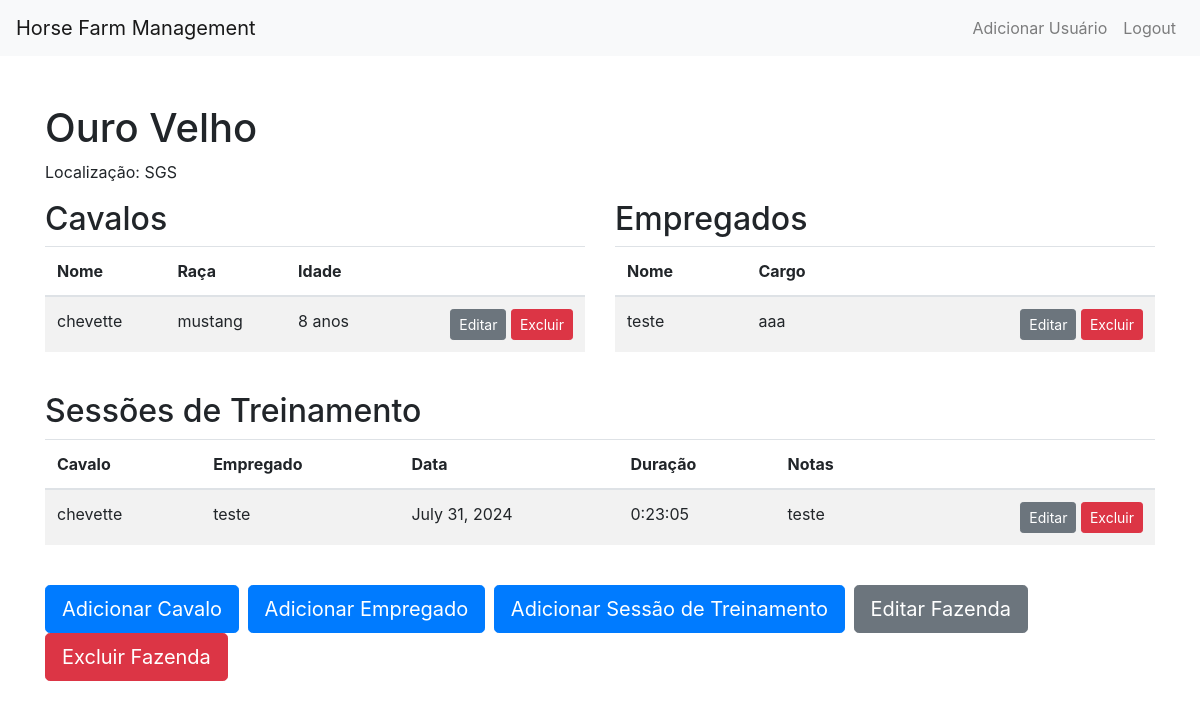
Page /farm/7/ (signed in) on the committed database.
### farm/models.py (models this page shows, shortened)
class Farm(models.Model):
    name = models.CharField(max_length=100)
    location = models.CharField(max_length=100)
    owner = models.ForeignKey(User, on_delete=models.CASCADE)

class Horse(models.Model):
    name = models.CharField(max_length=100)
    breed = models.CharField(max_length=100)
    age = models.IntegerField()
    farm = models.ForeignKey(Farm, on_delete=models.CASCADE, default=None, blank=True, null=True)
    employees = models.ManyToManyField('Employee', through='TrainingSession')

class Employee(models.Model):
    name = models.CharField(max_length=100)
    position = models.CharField(max_length=100)
    horses = models.ManyToManyField(Horse, through='TrainingSession')
    farm = models.ForeignKey(Farm, on_delete=models.CASCADE, default=None, blank=True, null=True)

class TrainingSession(models.Model):
    horse = models.ForeignKey(Horse, on_delete=models.CASCADE)
    employee = models.ForeignKey(Employee, on_delete=models.CASCADE)
    date = models.DateField()
    duration = models.DurationField()  # Duração do treinamento
    notes = models.TextField(blank=True, null=True)  # Notas sobre a sessão

### farm/views.py (the view)
# urls.py: path('farm/<int:farm_id>/', views.farm_detail, name='farm_detail'),
@login_required
def farm_detail(request, farm_id):
    farm = get_object_or_404(Farm, id=farm_id)
    if not request.user.is_superuser and farm.owner != request.user:
        return redirect('home')
    farm.horses = Horse.objects.filter(farm=farm)  # Obtém os cavalos associados à fazenda
    farm.employees = Employee.objects.filter(farm=farm)  # Obtém os funcionários associados à fazenda
    farm.trainingsession_set = TrainingSession.objects.filter(horse__farm=farm, employee__farm=farm)
    return render(request, 'farm_detail.html', {'farm': farm})

### farm/templates/farm_detail.html (shortened to what this page needs)
{% extends 'base.html' %}
{% block content %}
<h1>{{ farm.name }}</h1>
<p>Localização: {{ farm.location }}</p>
<div class="row">
    <div class="col-md-6">
        <h2>Cavalos</h2>
        <div class="table-responsive" style="max-height: 300px; overflow-y: auto;">
            <table class="table table-striped">
                <thead>
                    <tr>
                        <th scope="col">Nome</th>
                        <th scope="col">Raça</th>
                        <th scope="col">Idade</th>
                        <th scope="col"></th>
                    </tr>
                </thead>
                <tbody>
                {% for horse in farm.horses.all %}
                    <tr>
                        <td scope="row">{{ horse.name }}</td>
                        <td>{{ horse.breed }}</td>
                        <td>{{ horse.age }} anos</td>
                        <td class="text-right">
                            <a class="btn btn-secondary btn-sm" href="{% url 'edit_horse' farm.id horse.id %}">Editar</a>
                            <form method="post" action="{% url 'delete_horse' farm.id horse.id %}" style="display:inline;">
                                <button type="submit" class="btn btn-danger btn-sm">Excluir</button>
                            </form>
                        </td>
                    </tr>
                {% endfor %}
                </tbody>
            </table>
        </div>
    </div>
    <div class="col-md-6">
        <h2>Empregados</h2>
        <div class="table-responsive" style="max-height: 300px; overflow-y: auto;">
            <table class="table table-striped">
                <thead>
                    <tr>
                        <th scope="col">Nome</th>
                        <th scope="col">Cargo</th>
                        <th scope="col"></th>
                    </tr>
                </thead>
                <tbody>
                {% for employee in farm.employees.all %}
                    <tr>
                        <td scope="row">{{ employee.name }}</td>
                        <td>{{ employee.position }}</td>
                        <td class="text-right">
                            <a class="btn btn-secondary btn-sm" href="{% url 'edit_employee' farm.id employee.id %}">Editar</a>
                            <form method="post" action="{% url 'delete_employee' farm.id employee.id %}" style="display:inline;">
                                <button type="submit" class="btn btn-danger btn-sm">Excluir</button>
                            </form>
                        </td>
                    </tr>
                {% endfor %}
                </tbody>
            </table>
        </div>
    </div>
</div>
<div class="row mt-4">
    <div class="col-md-12">
        <h2>Sessões de Treinamento</h2>
        <div class="table-responsive" style="max-height: 300px; overflow-y: auto;">
            <table class="table table-striped">
                <thead>
                    <tr>
                        <th scope="col">Cavalo</th>
                        <th scope="col">Empregado</th>
                        <th scope="col">Data</th>
                        <th scope="col">Duração</th>
                        <th scope="col">Notas</th>
                        <th scope="col"></th>
                    </tr>
                </thead>
                <tbody>
                {% for session in farm.trainingsession_set.all %}
                    <tr>
                        <td scope="row">{{ session.horse.name }}</td>
                        <td>{{ session.employee.name }}</td>
                        <td>{{ session.date }}</td>
                        <td>{{ session.duration }}</td>
                        <td>{{ session.notes }}</td>
                        <td class="text-right">
                            <a class="btn btn-secondary btn-sm" href="{% url 'edit_trainingsession' farm.id session.id %}">Editar</a>
                            <form method="post" action="{% url 'delete_trainingsession' farm.id session.id %}" style="display:inline;">
                                <button type="submit" class="btn btn-danger btn-sm">Excluir</button>
                            </form>
                        </td>
                    </tr>
                {% endfor %}
                </tbody>
            </table>
        </div>
    </div>
</div>
<div class="mt-4">
    <a class="btn btn-primary btn-lg mr-1" href="{% url 'add_horse' farm.id %}" role="button">Adicionar Cavalo</a>
    <a class="btn btn-primary btn-lg mr-1" href="{% url 'add_employee' farm.id %}" role="button">Adicionar Empregado</a>
    <a class="btn btn-primary btn-lg mr-1" href="{% url 'add_trainingsession' farm.id %}" role="button">Adicionar Sessão de Treinamento</a>
    <a class="btn btn-secondary btn-lg mr-1" href="{% url 'edit_farm' farm.id %}" role="button">Editar Fazenda</a>
    <form method="post" action="{% url 'delete_farm' farm.id %}" style="display:inline;">
        <button type="submit" class="btn btn-danger btn-lg">Excluir Fazenda</button>
    </form>
</div>
{% endblock %}

### rows in the picture
Farm: name "Ouro Velho", location "SGS"
Horse: name "chevette", breed "mustang", age "8"
Employee: name "teste", position "aaa"
TrainingSession: horse.name "chevette", employee.name "teste", date "July 31, 2024", duration "0:23:05", notes "teste"
